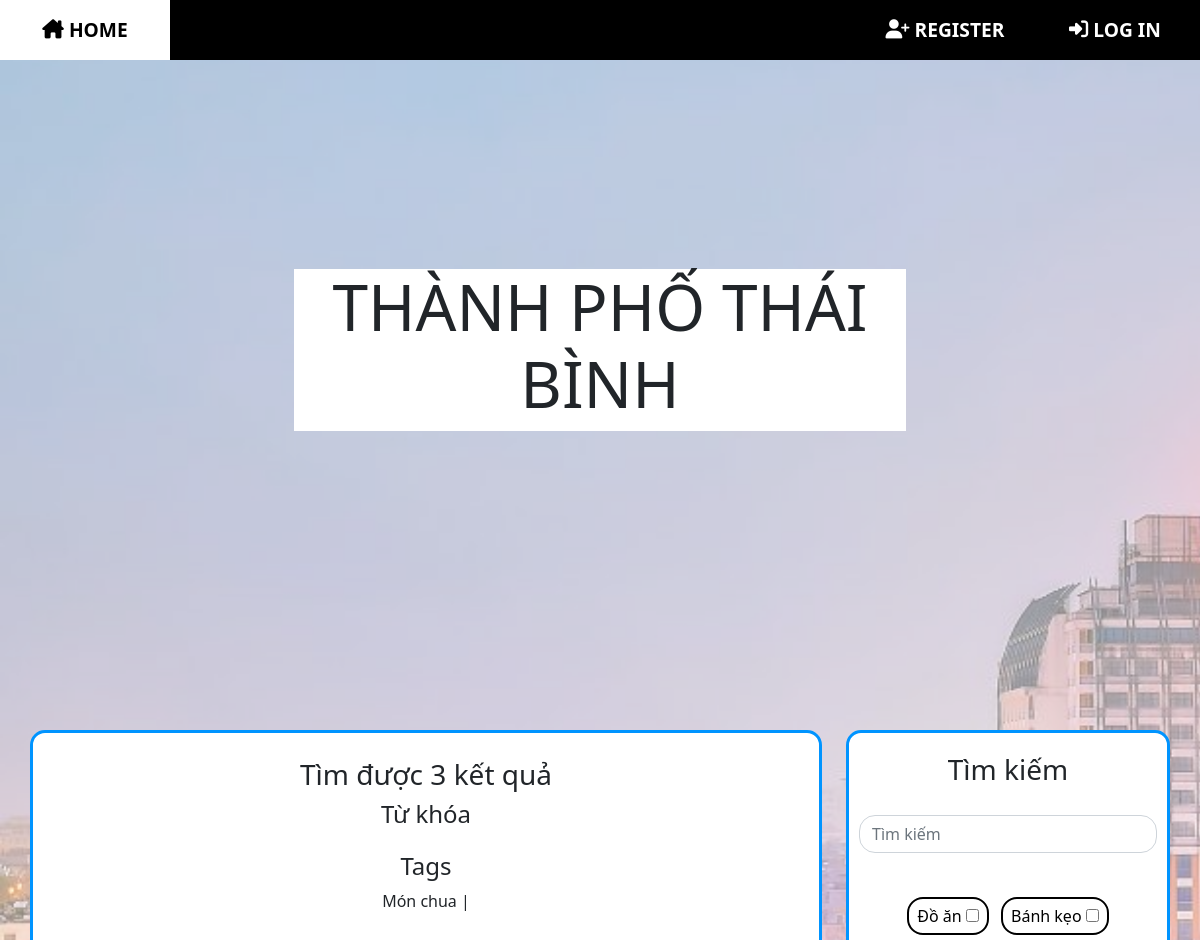
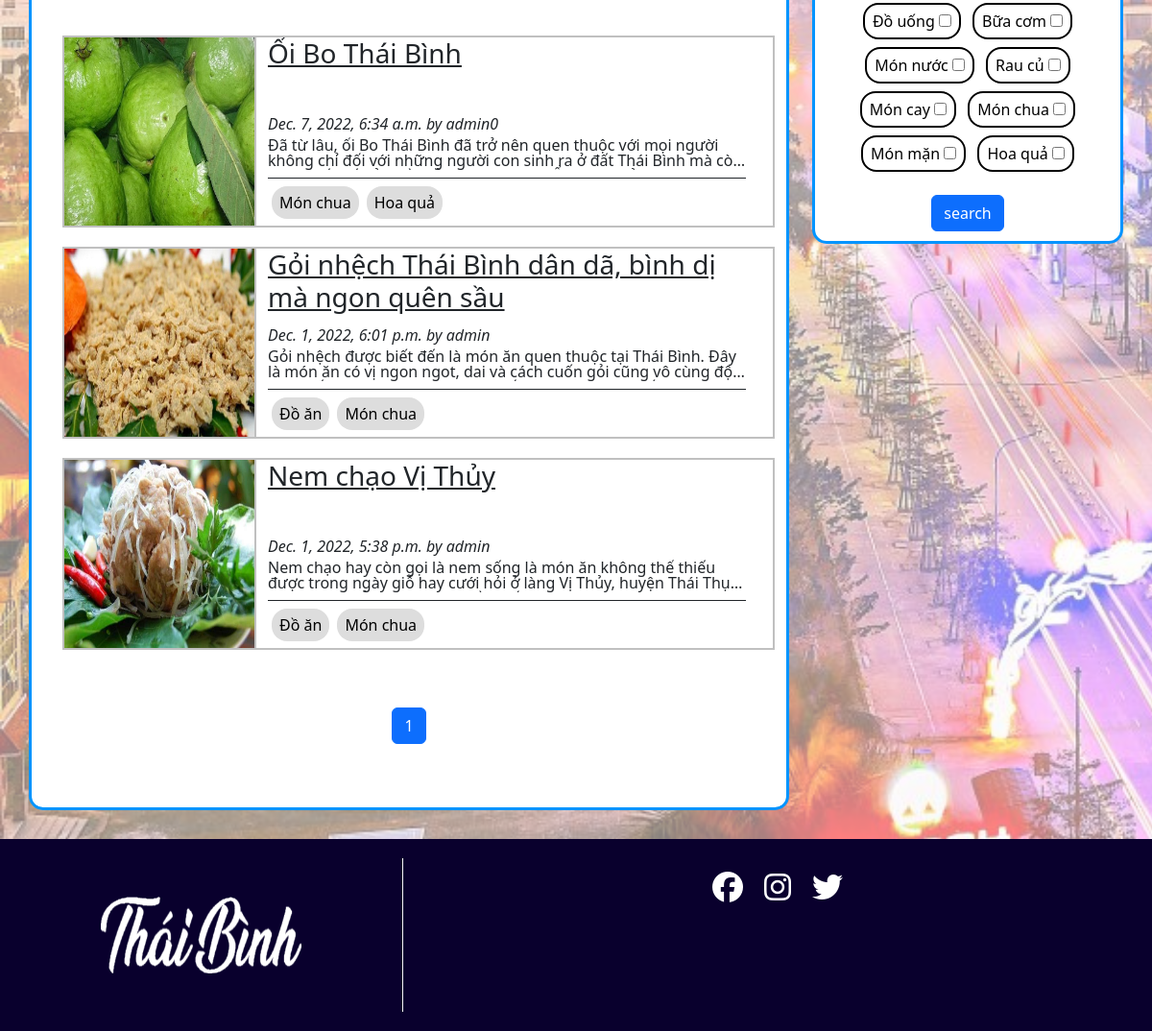
The app's page /search/?q=&c=17 with its own data (2 pictures, top to bottom).
### blog/models.py (models this page shows, shortened)
class Category(models.Model):
    name = models.CharField(max_length=100)
    def __str__(self):
        return self.name

class Post(models.Model):
    class NewManager(models.Manager):
        def get_queryset(self):
            return super().get_queryset().filter(status='published')
    options = (
        ('draft', 'Draft'),
        ('published', 'Published'),
    )
    title = models.CharField(max_length=250)
    category = models.ManyToManyField(
        Category, default=[1], related_name='posts')
    excerpt = models.TextField(null=True)
    slug = models.SlugField(max_length=250, unique_for_date='publish')
    image = models.FileField(
        upload_to='static/thumbnail/', default='static/thumbnail/default/default.jpg')
    publish = models.DateTimeField(default=timezone.now)
    author = models.ForeignKey(
        User, on_delete=models.CASCADE, related_name='blog_posts')
    content = RichTextUploadingField(null=True)
    status = models.CharField(max_length=10, choices=options, default='draft')
    likes = models.ManyToManyField(User, blank=True, related_name='likes')
    objects = models.Manager()  # default manager
    newmanager = NewManager()  # custom manager
    def get_absolute_url(self):
        return reverse('blog:post_single', args=[self.slug])
    class Meta:
        ordering = ('-publish',)

### blog/views.py (the view)
# urls.py: path('search/', views.post_search, name='post_search'),
def post_search(request):
    form = PostSearchForm()
    q = ''
    c = ''
    results = []
    form = PostSearchForm(request.GET)
    if form.is_valid():
        q = form.cleaned_data['q']
        c = form.cleaned_data['c']
        results = Post.newmanager.filter(
            Q(title__contains=q, status='published'))
        for tag in c:
            results = results.filter(category=tag.id)
    list = pagination(request, results)
    return render(request, 'blog/search.html', {'categorys': Category.objects.all(), 'posts': results, 'total_results': results.count, 'q': str(q), 'c': c, 'list': list})

### blog/views.py (called while the page is built)
def pagination(request, posts):
    obj = posts
    page_n = request.GET.get('page')
    p = Paginator(obj, 5)
    list = p.get_page(page_n)
    return list

### templates/blog/search.html (shortened to what this page needs)
{% extends "base/base.html" %} {% block title %} Welcome to Blog {% endblock %} {%load static%}{% block content %} {%include "base/nav-bar.html"%}
<div class="bgpic"><img src="{% static 'Thanh-pho.jpg' %}" /></div>
<div class="col">
    <div class="row" id="row-titlecard">
        <div class="titlecard">
            <h1 style="font-size:400%">THÀNH PHỐ THÁI BÌNH</h1>
        </div>
    </div>
    <div class="row ">
        <div class="col-8">
            <div class="container">
                <div class="search-result-dialog">
                    <h3>Tìm được {{total_results}} kết quả</h3>
                    <h4>Từ khóa</h4>
                    <h4>Tags</h4>
                    <p>
                        {%for tag in c%} {{tag}} | {%endfor%}</p>
                </div>
                {% include "blog/list.html" %}
            </div>
        </div>
        <div class="col-4">
            {% include "blog/searchbox.html" %}
        </div>
    </div>
    {%include "base/footer.html"%}
</div>
{% endblock %}

### templates/blog/list.html (shortened to what this page needs)
{%block content%}
<div class="col pt-5">
    {% for post in list %}
    <div class="post-container row">
        <div class="col-3 post-thumbnail ">
            <img src="/{{post.image}}" />
        </div>
        <div class="col-9 post-detail">
            <div class="post-title">
                <h3>
                    <a class="text-dark" href="{{post.get_absolute_url}} ">{{post.title}}</a>
                </h3>
            </div>
            <div class="post-meta">
                <em>{{post.publish}} by {{post.author}}</em>
            </div>
            <div class="post-excerpt">
                <p>{{post.excerpt}}</p>
            </div>
            <div class="post-cat">
                {% for tag in post.category.all %}
                <a class="tag-btn" href="/search/?q=&c={{tag.id}}">{{tag}}</a>{%endfor%}
            </div>
        </div>
    </div>
    {% endfor %}
</div>
<nav aria-label="Page navigation example">
    <ul class="pagination" style="text-align: center;">
        <li class="page-item active"><a class="page-link" href="?page={{list.number}}">{{list.number}}</a></li>
    </ul>
</nav>
{%endblock%}

### templates/blog/searchbox.html
{% load static %} {% block content %}
<link href="{% static 'style.css' %}" rel="stylesheet">
<div class="search-box">
    <form role="search" method="get" action="/search/">
        <h3>Tìm kiếm</h3>
        <div class="search-bar">
            <input class="form-control me-5" name="q" type="search" placeholder="Tìm kiếm" aria-label="Search">
        </div>
        <div class="tag-bar">
            {% for tag in categorys.all%} {%if tag.name != 'default'%}
            <div class="tag-checkbox">
                <label for="{{tag}}" class="">{{tag.name}}</label>
                <input name="c" type="checkbox" id="{{tag}}" value="{{tag.pk}}">
            </div>
            {% endif %} {%endfor%}
        </div>
        <button class="btn btn-primary" type="submit">search </button>
    </form>
</div>
{% endblock %}

### static/style.css (style rules this page uses)
* { box-sizing: border-box; padding: 0; margin: 0; }
.bgpic { width: 100%; height: 100%; position: fixed; z-index: -1; opacity: 0.5; }
.container { border: solid #0094FF; border-radius: 15px; background-color: white; margin: 30px; padding-bottom: 50px; min-height: 1000px; }
.titlecard { background-color: white; width: 50%; text-align: center; align-self: center; margin-right: auto; margin-left: auto; }
#row-titlecard { height: 700px; }
.search-box { border: solid #0094FF; display: flex; flex-direction: column; align-items: center; border-radius: 15px; background-color: white; min-height: 400px; position: sticky; top: 70px; margin: 30px; padding: 20px 10px 10px 10px; }
.search-box form { display: flex; flex-direction: column; align-items: center; }
.search-bar { margin-top: 20px; margin-bottom: 20px; }
.tag-bar { margin: 20px 10px 20px 10px; text-align: center; }
.tag-checkbox { border: black solid 2px; color: black; padding: 5px 8px; text-align: center; text-decoration: none; display: inline-block; margin: 4px; cursor: pointer; border-radius: 16px; min-width: 55px; }
.form-control { border-radius: 1rem; }
.post-container { position: relative; background-color: white; border: solid #C0C0C0 2px; margin: 0 0 20px 20px; height: 200px; max-width: 800px; overflow: hidden; }
.post-container .post-thumbnail { position: absolute; padding: 0; border-right: inherit; overflow: hidden; height: 100%; width: 200px; }
.post-container .post-thumbnail img { width: 100%; height: 100%; }
.post-container .post-detail { position: relative; left: 200px; }
.post-container .post-detail .post-title { position: absolute; margin-bottom: 10px; height: 70px; width: 90%; overflow: hidden; text-overflow: ellipsis; display: -webkit-box; line-height: 40px; -webkit-line-clamp: 2; -webkit-box-orient: vertical; }
.post-container .post-detail .post-excerpt { position: absolute; bottom: 45px; margin-bottom: 13px; height: 34px; width: 90%; overflow: hidden; text-overflow: ellipsis; display: -webkit-box; line-height: 16px; -webkit-line-clamp: 2; -webkit-box-orient: vertical; }
.post-container .post-detail .post-cat { position: absolute; bottom: 0px; border-top: solid 1px; height: 50px; width: 90%; text-overflow: ellipsis; overflow: hidden; display: flex; align-items: center; }
.post-container .post-detail .post-meta { position: absolute; bottom: 95px; font-size: medium; height: 18px; width: 90%; overflow: hidden; text-overflow: ellipsis; display: -webkit-box; line-height: 15px; }
.tag-btn { background-color: #ddd; border: none; color: black; padding: 5px 8px; text-align: center; text-decoration: none; display: inline-block; margin: 4px; cursor: pointer; border-radius: 16px; min-width: 55px; }
.search-result-dialog { padding-top: 25px; display: flex; flex-direction: column; align-items: center; }
.search-result-dialog p { width: 100%; overflow-wrap: break-word; text-align: center; }
.pagination { margin-top: 60px; display: flex; justify-content: center; }
.active>.page-link { z-index: 0; }

### records on screen
Category: name "Món chua"
Post: image (picture), title "Ổi Bo Thái Bình", publish "Dec. 7, 2022, 6:34 a.m.", author "admin0", excerpt "Đã từ lâu, ổi Bo Thái Bình đã trở nên quen thuộc với mọi người không chỉ đối với những người con sinh ra ở đất Thái Bình mà…"
Category: name "Hoa quả"
Post: image (picture), title "Gỏi nhệch Thái Bình dân dã, bình dị mà ngon quên sầu", publish "Dec. 1, 2022, 6:01 p.m.", author "admin", excerpt "Gỏi nhệch được biết đến là món ăn quen thuộc tại Thái Bình. Đây là món ăn có vị ngon ngot, dai và cách cuốn gỏi cũng vô cùng…"
Category: name "Đồ ăn"
Post: image (picture), title "Nem chạo Vị Thủy", publish "Dec. 1, 2022, 5:38 p.m.", author "admin", excerpt "Nem chạo hay còn gọi là nem sống là món ăn không thể thiếu được trong ngày giỗ hay cưới hỏi ở làng Vị Thủy, huyện Thái…"
Category: name "Bánh kẹo"
Category: name "Đồ uống"
Category: name "Bữa cơm"
Category: name "Món nước"
Category: name "Rau củ"
Category: name "Món cay"
Category: name "Món mặn"

### other values on screen
{{ total_results }} "3"
{{ list.number }} "1"
